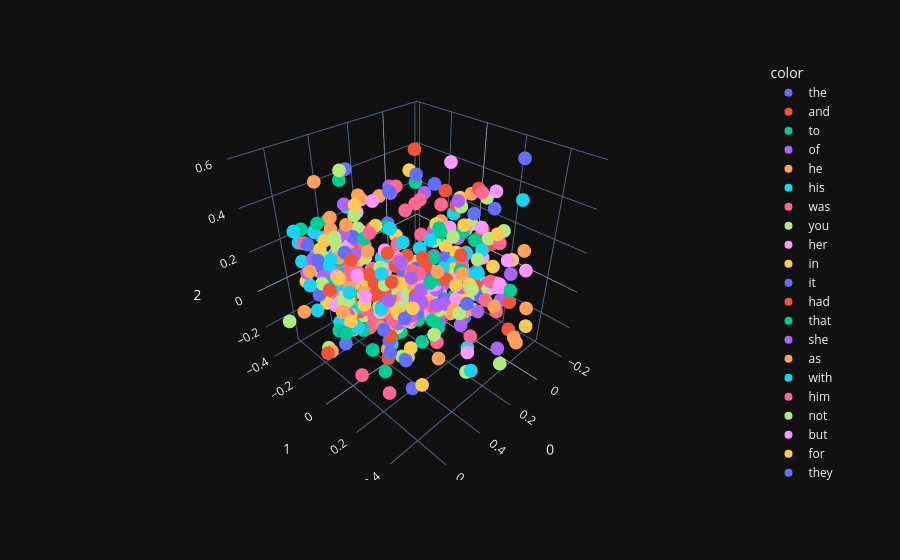

Write notebook code for a chart like this one.
### Code cell
import plotly.express as px

fig = px.scatter_3d(X[:500], x=0, y=1, z=2, color=model.wv.index_to_key[:500])
fig.show()
